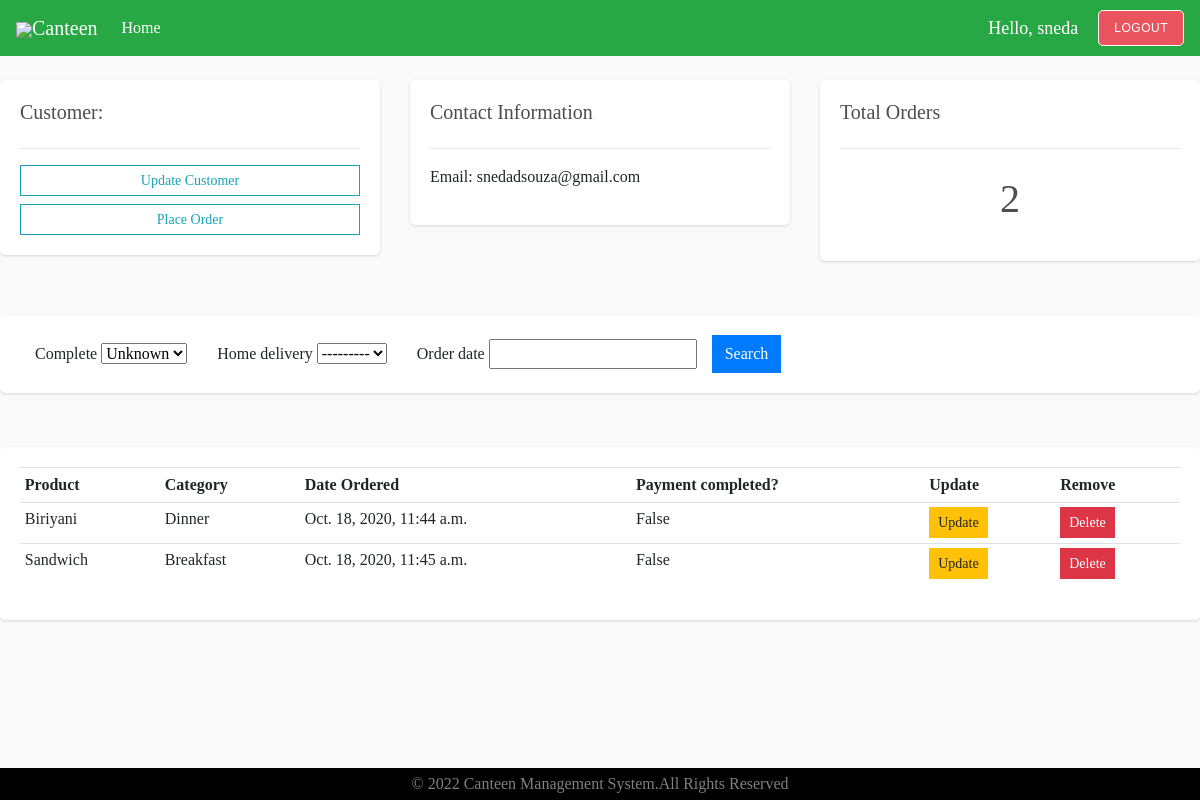
The app's page /customer/1/ (signed in) with its own data.
### food/models.py (models this page shows, shortened)
class Customer(models.Model):
    user = models.OneToOneField(User, on_delete = models.CASCADE, null = True, blank = True)
    name = models.CharField(max_length = 200, null = True)
    email = models.EmailField(max_length = 200, null = True)

class OrderItem(models.Model):
    product = models.ForeignKey(Product, on_delete=models.SET_NULL, null=True)
    order = models.ForeignKey(Order, on_delete=models.SET_NULL, null=True)
    quantity = models.IntegerField(default=0, null=True, blank=True)
    date_added = models.DateTimeField(auto_now_add=True)

class Product(models.Model):
    CATEGORY = (
        ('Breakfast', 'Breakfast'),
        ('Lunch', 'Lunch'),
        ('Dinner', 'Dinner'),
        ('Todayspl', 'Todays special'),
    )
    name = models.CharField(max_length=200, null=True)
    price = models.DecimalField(max_digits=7, decimal_places=2)
    category = models.CharField(max_length=200, null=True, choices=CATEGORY)
    image = models.ImageField(null=True, blank=True)

class Order(models.Model):
    HOME = [
        ('Yes','Yes'),
        ('No','No'),
    ]
    customer = models.ForeignKey(Customer, on_delete=models.SET_NULL, null=True, blank=True)
    date_ordered = models.DateTimeField(auto_now_add=True)
    complete = models.BooleanField(default=False, null = True, blank = False)
    transaction_id = models.CharField(max_length=100, null=True)
    home_delivery = models.CharField(max_length=200, null=True, choices=HOME)

### food/decorators.py (the view)
    def wrapper_func(request, *args, **kwargs):
        if not request.user.is_staff:
            return redirect('menu')
        else:
            return view_func(request, *args, **kwargs)

### food/views.py (called while the page is built)
@admin_only
def customer(request,pk_test):
    customer = Customer.objects.get(id=pk_test)
    orders = customer.order_set.all()
    orders_count = orders.count()
    orderitems = OrderItem.objects.all()
    myFilter = OrderFilter(request.GET, queryset=orders)
    orders = myFilter.qs
    context = {'customer': customer, 'orders': orders, 'orderitems':orderitems,
               'orders_count': orders_count, 'myFilter': myFilter}
    return render(request, 'food/customer.html', context)

### food/templates/food/customer.html (shortened to what this page needs)
{% extends 'food/main.html' %}
{% block customer %}
{% load crispy_forms_tags %}
<br>
<div class="row">
    <div class="col-md">
        <div class="card card-body">
            <h5>Customer:</h5>
            <hr>
            <a href="{% url 'customer_update' customer.id %}" class="btn btn-outline-info btn-sm btn-block">Update Customer</a>
            <a href="{% url 'create_order' customer.id %}" class="btn btn-outline-info btn-sm btn-block">Place Order</a>
        </div>
    </div>
    <div class="col-md">
        <div class="card card-body">
            <h5>Contact Information</h5>
            <hr>
            <p>Email: {{customer.email}} </p>
        </div>
    </div>
    <div class="col-md">
        <div class="card card-body">
            <h5>Total Orders</h5>
            <hr>
            <h1 style="text-align: center;padding: 10px">{{orders_count}}</h1>
        </div>
    </div>
</div>
<br>
<div class="card">
    <div class="card-body">
        <div class="text-center">
            <form method="get">
                <div class="form-inline">
                    {% for field in myFilter.form %}
                    <div class="form-group">
                        <div class="col">
                            {{ field.label}}
                            {{ field }}
                        </div>
                    </div>
                    {% endfor %}
                    <button class="btn btn-primary" type="submit">Search</button>
                </div>
            </form>
        </div>
    </div>
</div>
<br>
<div class="row">
    <div class="col-md">
        <div class="card card-body">
            <table class="table table-sm">
                <tr>
                    <th>Product</th>
                    <th>Category</th>
                    <th>Date Ordered</th>
                    <th>Payment completed?</th>
                    <th>Update</th>
                    <th>Remove</th>
                </tr>
                {% for order in orders  %}
                {% for orderitem in orderitems %}
                <tr>
                    {% if orderitem.order.id == order.id %}
                    <td>{{orderitem.product.name}}</td>
                    <td>{{orderitem.product.category}}</td>
                    <td>{{order.date_ordered}}</td>
                    <td>{{order.complete}}</td>
                    <td><a class="btn btn-sm btn-warning" href="{% url 'update_order' orderitem.id %}">Update</a></td>
                    <td><a data-action = "del" class="btn btn-sm btn-danger" href="{% url 'cancel_order' order.id orderitem.id %}">Delete</a></td>
                    {% endif %}
                </tr>
                {% endfor %}
                {% endfor %}
            </table>
        </div>
    </div>
</div>
{% endblock %}

### food/templates/food/main.html (shortened to what this page needs)
<!DOCTYPE html>
{% load static %}
<html lang="en">
  <head>
    <link
      rel="stylesheet"
      href="https://stackpath.bootstrapcdn.com/bootstrap/4.5.2/css/bootstrap.min.css"
    />
    <link href="https://maxcdn.bootstrapcdn.com/font-awesome/4.3.0/css/font-awesome.min.css" rel="stylesheet">
    <link rel="stylesheet" type="text/css" href="{% static 'css/main.css' %}" />
  </head>
  <body>
    <nav class="navbar navbar-expand-lg navbar-dark bg-success">
      {% if not user.is_staff %}
      <a class="navbar-brand" href="{% url 'menu' %}">
        <img src="{% static 'images/logo.jpg' %}" class="img-responsive"/>Canteen</a>
        {% else %}
        <a class="navbar-brand" href="{% url 'dashboard' %}">
          <img src="{% static 'images/logo.jpg' %}" class="img-responsive" />Canteen</a>
        {% endif %}
      <div  class="collapse navbar-collapse" id="navbarSupportedContent">
        <ul  class="navbar-nav mr-auto">
          <li class="nav-item active">
            {% if not user.is_staff %}
            <a class="nav-link" href="{% url 'menu' %}">Home <span class="sr-only">(current)</span></a>
            {% else %}
            <a class="nav-link" href="{% url 'dashboard' %}">Home <span class="sr-only">(current)</span></a>
            {%endif%}
          </li>
        </ul>
        <div class="form-inline my-2 my-lg-0">
          {% if user.is_authenticated %}
          <span class ='msg'>Hello, {{request.user}}</span>
          <a href="{% url 'logout' %}" class="butn my-2 my-sm-0">Logout</a>
          {% else %}
          <a href="{% url 'register' %}" class="butn mr-sm-2">Register</a>
          <a href="{% url 'login' %}" class="butn my-2 my-sm-0">Login</a>
          {% endif %}
        </div>
      </div>
    </nav>
    {% if  user.is_staff %}
        {% block customer %}
        {% endblock %}
      {% else %}
          {% block content %}
          {% endblock %}
    {% endif %}
    <footer class="footer">
      <p id="foo">&#169; 2022 Canteen Management System.All Rights Reserved</p>
    </footer>
  </body>
</html>

### static/css/main.css (style rules this page uses)
* { font-family: "Raleway", "Book Antiqua", Palatino, serif; }
body { background-color: hsl(0, 0%, 98%); display: flex; flex-direction: column; height: 100vh; overflow: scroll; }
h1,h2,h3,h4,h5,h6 { color:hsl(0, 0%, 30%); }
.btn { border-radius: 0; }
.img-responsive { height: auto; width: auto; max-height: 40px; max-width: 250px; }
.butn { background-color: #ea545f; border: 1px solid white; border-radius: 5px; color: white; display: inline-block; font: 12px Arial, Helvetica, sans-serif; padding: 10px 15px; text-decoration: none; text-transform: uppercase; letter-spacing: 0.5px; }
.butn, .butn:hover, .butn:focus, .butn:active { color: white; }
.card { border-radius: 5px; -webkit-box-shadow: 0 1px 2.94px 0.06px rgba(4,26,55,0.16); box-shadow: 0 1px 2.94px 0.06px rgba(4,26,55,0.16); border: none; margin-bottom: 30px; -webkit-transition: all 0.3s ease-in-out; transition: all 0.3s ease-in-out; }
.footer { width: 100vw; height: 2rem; background: black; margin-top: auto; }
#foo { color: gray; font-size: 1rem; text-align: center; text-transform: capitalize; line-height: 2rem; margin: 0; padding: 0; }

### food/templates/food/main.html (style rules this page uses)
.msg { font-size: 18px; color: #fff; margin-right: 20px; font-family: Raleway; }

### records on screen
Customer: email "snedadsouza@gmail.com"
Order: date_ordered "Oct. 18, 2020, 11:44 a.m.", complete "False"
OrderItem: product.name "Biriyani", product.category "Dinner"
Order: date_ordered "Oct. 18, 2020, 11:45 a.m.", complete "False"
OrderItem: product.name "Sandwich", product.category "Breakfast"

### other values on screen
{{ request.user }} "sneda"
{{ orders_count }} "2"
{{ field.label }} "Complete" "Home delivery" "Order date"
